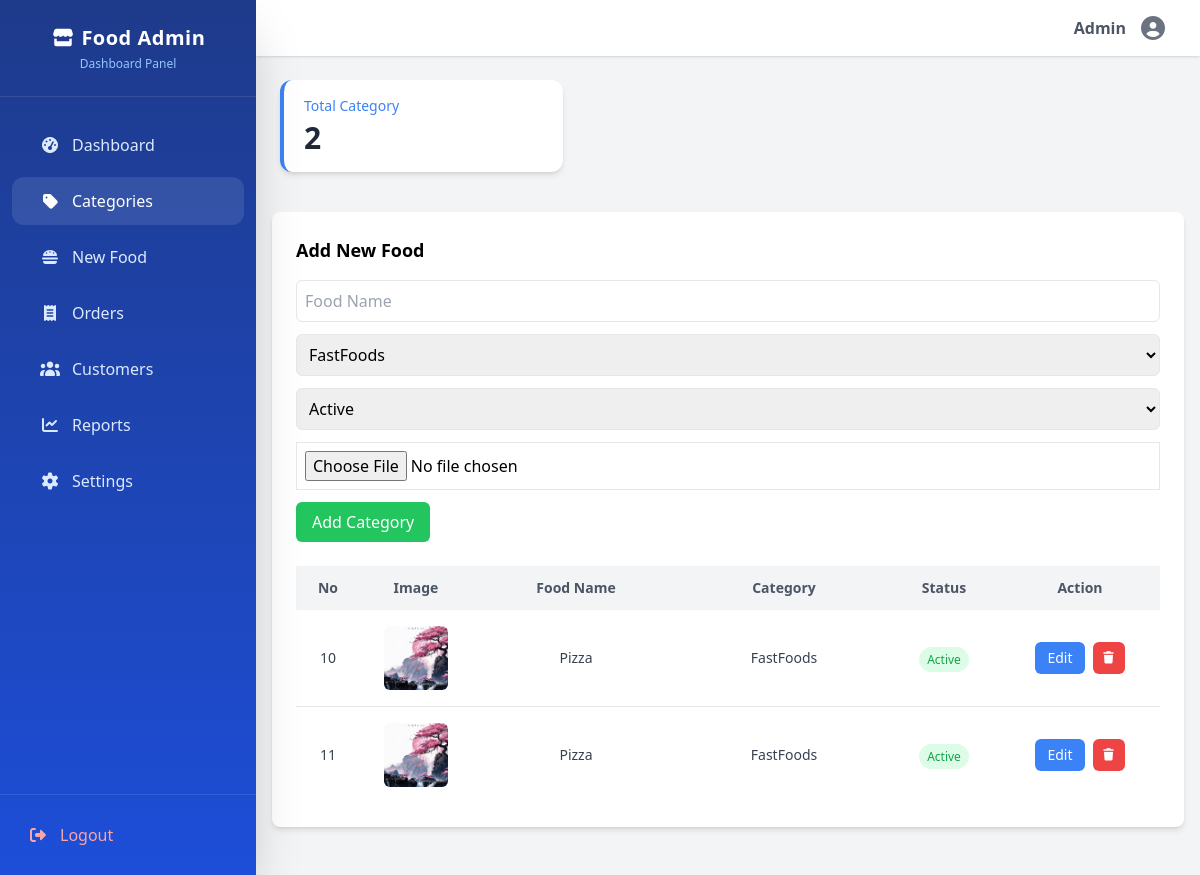
Screenshot of /app/Views/admin/categories.php (signed in) with the database file from the repository.
### tables this page shows
CREATE TABLE `categories` (
  `id` int(11) NOT NULL,
  `food_name` varchar(100) DEFAULT NULL,
  `category` varchar(100) DEFAULT NULL,
  `status` enum('Active','InActive') DEFAULT 'Active',
  `photo_url` varchar(255) DEFAULT NULL,
  `created_at` timestamp NULL DEFAULT current_timestamp()
);

### app/Controllers/admin/CategoriesController.php (called while the page is built, shortened)
<?php
    require_once __DIR__ . "/../../Models/admin/Categories.php";
    class CategoriesController
    {
        private $categoryModel;
        public function __construct($db)
        {
            $this->categoryModel = new Category($db);
        }
        public function show(){
            return $this->categoryModel->getAllCategories();
        }
        public function countOrders(){
            return $this->categoryModel->getCount();
        }
    }
?>

### app/Models/admin/Categories.php (called while the page is built, shortened)
<?php
    class Category
{
        private $db;
        public function __construct($con)
    {
        $this->db = $con;
    }
    public function getAllCategories()
    {
        $stmt = $this->db->prepare("SELECT * FROM categories");
        $stmt->execute();
        $rows = $stmt->fetchAll(PDO::FETCH_ASSOC);
        return $rows;
    }
    public function getCount(){
            $stmt = $this->db->prepare("SELECT COUNT(*) AS total FROM categories");
            $stmt->execute();
            $row = $stmt->fetch(PDO::FETCH_ASSOC);
            return $row['total'] ?? 0;
}
}
?>

### app/Views/admin/categories.php (the view, shortened to what this page needs)
<?php
require_once __DIR__ . "/../../Controllers/admin/CategoriesController.php";
$Category = new CategoriesController($con);
$result = $Category->show();
$totalcategory = $Category -> countOrders();
?>
<!DOCTYPE html>
<html lang="en">
<head>
    <?php include __DIR__ . "/../components/cdns.php"; ?>
</head>
<body class="bg-gray-100 font-sans flex h-screen overflow-hidden">
    <?php include __DIR__ . "/menubar.php"; ?>
    <main class=" w-full ml-64 flex-1 flex flex-col overflow-y-auto">
        <header class="bg-white shadow px-8 py-4 flex justify-end items-center gap-3">
            <span class="text-gray-600"> <strong>Admin</strong></span>
            <i class="fas fa-circle-user text-2xl text-gray-500"></i>
        </header>
        <div class="p-6">
            <div class="grid grid-cols-1 sm:grid-cols-2 lg:grid-cols-3 gap-6">
                <div
                    class="bg-white rounded-xl shadow-md border-l-4 border-blue-500 px-5 py-4 hover:shadow-lg transition">
                    <p class="text-sm font-medium text-blue-500 mb-1">Total Category</p>
                    <p class="text-3xl font-bold text-gray-800">
                        <?= $totalcategory ?>
                    </p>
                </div>
            </div>
        </div>
        <div class="p-4">
            <div class="bg-white p-6 rounded-lg shadow-md mb-8">
                <h3 class="text-lg font-semibold mb-4">Add New Food</h3>
                <form method="POST" action="" class="space-y-3" enctype="multipart/form-data">
                    <input type="text" name="food_name" placeholder="Food Name"
                        class="w-full p-2 border rounded-md focus:outline-none focus:ring-2 focus:ring-blue-400">
                    <select name="category"
                        class="w-full p-2 border rounded-md focus:outline-none focus:ring-2 focus:ring-blue-400">
                        <option value="FastFoods">FastFoods</option>
                    </select>
                    <select name="status"
                        class="w-full p-2 border rounded-md focus:outline-none focus:ring-2 focus:ring-blue-400">
                        <option value="Active">Active</option>
                    </select>
                    <input type="file" name="photo" class="border p-2 w-full mb-2" id="photoUpload">
                    <button type="submit" class="bg-green-500 hover:bg-green-600 text-white px-4 py-2 rounded-md">
                        Add Category
                    </button>
                </form>
                <div class="overflow-hidden">
                    <table class="w-full table-fixed bg-white rounded-lg mt-6">
                        <thead class="bg-gray-100">
                            <tr class="text-center">
                                <th class="px-4 py-3 w-16 text-sm font-semibold text-gray-600">No</th>
                                <th class="px-4 py-3 w-28 text-sm font-semibold text-gray-600">Image</th>
                                <th class="px-4 py-3 text-sm font-semibold text-gray-600">Food Name</th>
                                <th class="px-4 py-3 text-sm font-semibold text-gray-600">Category</th>
                                <th class="px-4 py-3 w-28 text-sm font-semibold text-gray-600">Status</th>
                                <th class="px-4 py-3 w-40 text-sm font-semibold text-gray-600">Action</th>
                            </tr>
                        </thead>
                        <tbody class="divide-y divide-gray-200">
                            <?php foreach ($result as $food) { ?>
                            <tr class="hover:bg-gray-50 transition text-center">
                                <td class="py-4 text-sm text-gray-700">
                                    <?php echo $food['id']; ?>
                                </td>
                                <td class="py-4">
                                    <div class="flex justify-center">
                                        <img src="/Online-Food-Order/public/image/category/<?php echo $food['photo_url']; ?>"
                                            class="w-16 h-16 object-cover rounded-md">
                                    </div>
                                </td>
                                <td class="py-4 text-sm text-gray-700 truncate">
                                    <?php echo $food['food_name']; ?>
                                </td>
                                <td class="py-4 text-sm text-gray-700">
                                    <?php echo $food['category']; ?>
                                </td>
                                <td class="py-4">
                                    <span class="px-2 py-1 text-xs rounded-full bg-green-100 text-green-600">
                                        <?php echo $food['status']; ?>
                                    </span>
                                </td>
                                <td class="py-4">
                                    <div class="flex justify-center items-center gap-2">
                                        <a href="editCategory.php?id=<?php echo $food['id']; ?>"
                                            class="h-8 px-3 flex items-center bg-blue-500 hover:bg-blue-600 text-white text-sm rounded-md transition">
                                            Edit
                                        </a>
                                        <a href="deleteCategory.php?delete_id=<?php echo $food['id']; ?>"
                                            onclick="return confirm('Are you sure you want to delete this item?');"
                                            class="h-8 w-8 flex items-center justify-center bg-red-500 hover:bg-red-600 text-white rounded-md transition">
                                            <i class="fas fa-trash text-xs"></i>
                                        </a>
                                    </div>
                                </td>
                            </tr>
                            <?php } ?>
                        </tbody>
                    </table>
                </div>
            </div>
        </div>
</body>
</html>

### rows the page displays
categories: id "10", photo_url (picture), food_name "Pizza", category "FastFoods", status "Active"
categories: id "11", photo_url (picture), food_name "Pizza", category "FastFoods", status "Active"

### other values shown
$menu[2] "Dashboard"
$menu[2] "Categories"
$menu[2] "New Food"
$menu[2] "Orders"
$menu[2] "Customers"
$menu[2] "Reports"
$menu[2] "Settings"
$totalcategory "2"
